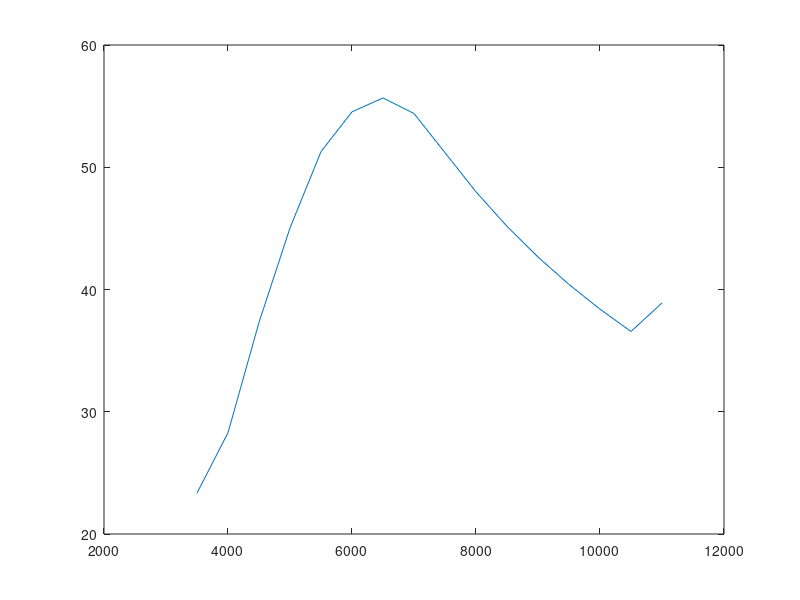

Reproduce this figure in MATLAB.
function torque_fn = KTM450_IdealTurbo()

% Stock
points = [
3500	23.34889143
4000	28.28639667
4500	37.30787378
5000	45.0348496
5500	51.27861818
6000	54.53326667
6500	55.6712
7000	54.39571429
7500	51.18949333
8000	47.99015
8500	45.1672
9000	42.65791111
9500	40.41275789
10000	38.39212
10500	36.56392381
11000	38.90193
];

RPM = transpose(points(:,1));
TQ = transpose(points(:,2));

torque_fn = [RPM; TQ];

plot(RPM, TQ);
